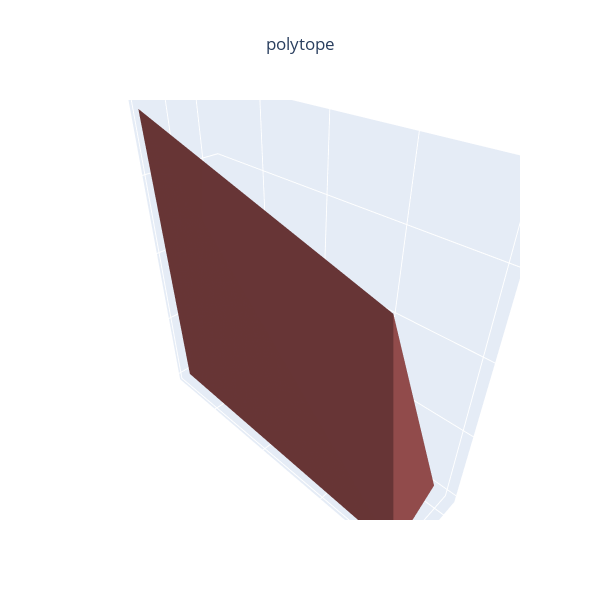

Here is the notebook cell this chart was saved with:
### Code cell
import numpy as np
import plotly.graph_objects as go
from scipy.spatial import ConvexHull

V = np.array([[-1,0,1,1,-1], [0,1,-1,-1,1], [0,-3,-1,1,0], [-1,0,0,-1,0], [-1,1,-1,-1,1], [0,-1,1,1,0], [0,0,0,-1,0]])
#V = np.array([[-2,0,1,0,-1], [1,0,1,-1,2], [-1,1,-1,-2,0], [1,-1,0,2,0], [1,0,0,-1,0], [0,0,0,2,-1]])

#project the 5D polyhedron to 3D
#see: https://math.stackexchange.com/questions/2677864/how-to-project-5d-to-3d
#and: https://stackoverflow.com/questions/13548241/python-numpy-optimization-n-dimensional-projection
def nsphere(mat, littleD=3):
    projected_mat = np.empty([0, 3])
    for a in mat:
        a = a / np.sqrt(np.dot(a, a))
        z = a[littleD:].sum()
        projected_mat = np.append(projected_mat, np.array([a[:littleD] / (1. - z)]), axis=0)
    return projected_mat

V = nsphere(V)

hull = ConvexHull(V)
hull_points = hull.points
hull_simplices = hull.simplices

x = hull_points[:, 0]
y = hull_points[:, 1]
z = hull_points[:, 2]

i = hull_simplices[:, 0]
j = hull_simplices[:, 1]
k = hull_simplices[:, 2]

mesh3d  = go.Mesh3d(x=x, y=y, z=z, i=i, j=j, k=k, opacity=1.0, flatshading=True, color="#ce6a6b")
layout = go.Layout(width=600, height=600, title_text='polytope', title_x=0.5)
fig = go.Figure(data=[mesh3d], layout=layout)
fig.layout.scene.update(xaxis_showticklabels=False, xaxis_ticks='', xaxis_title='',
                        yaxis_showticklabels=False, yaxis_ticks='',yaxis_title='',
                        zaxis_showticklabels=False, zaxis_ticks='', zaxis_title='')
fig.data[0].update(lighting=dict(ambient=0.5, diffuse=1, fresnel=4, specular=0.5, roughness=0.5))

fig.show()

### Figure 1 — Plotly figure (JSON) as saved in the notebook; plotly's stock layout.template omitted (floating-point values rounded to 4 significant figures)
{"data": [{"color": "#ce6a6b", "flatshading": true, "i": [5, 2, 2, 4, 4, 3, 3, 3], "j": [1, 5, 5, 1, 2, 2, 4, 4], "k": [0, 0, 1, 0, 1, 0, 0, 2], "lighting": {"ambient": 0.5, "diffuse": 1, "fresnel": 4, "roughness": 0.5, "specular": 0.5}, "opacity": 1, "type": "mesh3d", "x": [-0.5, 0, 0, -0.4142, -0.4472, 0, 0], "y": [0, 0.5, -1.295, 0, 0.4472, -1.366, 0], "z": [0.5, -0.5, -0.4317, 0, -0.4472, 1.366, 0]}], "layout": {"height": 600, "scene": {"xaxis": {"showticklabels": false, "ticks": "", "title": {"text": ""}}, "yaxis": {"showticklabels": false, "ticks": "", "title": {"text": ""}}, "zaxis": {"showticklabels": false, "ticks": "", "title": {"text": ""}}}, "title": {"text": "polytope", "x": 0.5}, "width": 600}}
